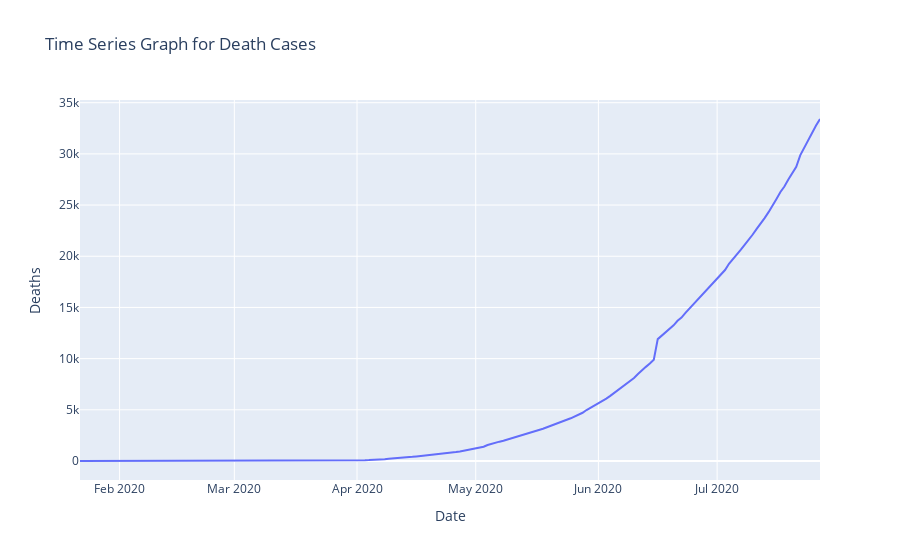

The notebook cell this image was saved under:
### Code cell
fig = px.line(india_data,x='Date',y='Deaths',title="Time Series Graph for Death Cases")
fig.show()

### Figure 1 — Plotly figure (JSON) as saved in the notebook; plotly's stock layout.template omitted (floating-point values rounded to 4 significant figures; data arrays with more than 128 entries replaced by an {"elided": "..."} marker saying what was removed)
{"data": [{"hovertemplate": "Date=%{x}<br>Deaths=%{y}<extra></extra>", "legendgroup": "", "line": {"color": "#636efa", "dash": "solid"}, "marker": {"symbol": "circle"}, "mode": "lines", "name": "", "orientation": "v", "showlegend": false, "type": "scatter", "x": {"elided": "188 str values"}, "xaxis": "x", "y": {"elided": "188 int values"}, "yaxis": "y"}], "layout": {"legend": {"tracegroupgap": 0}, "title": {"text": "Time Series Graph for Death Cases"}, "xaxis": {"anchor": "y", "domain": [0, 1], "title": {"text": "Date"}}, "yaxis": {"anchor": "x", "domain": [0, 1], "title": {"text": "Deaths"}}}}
